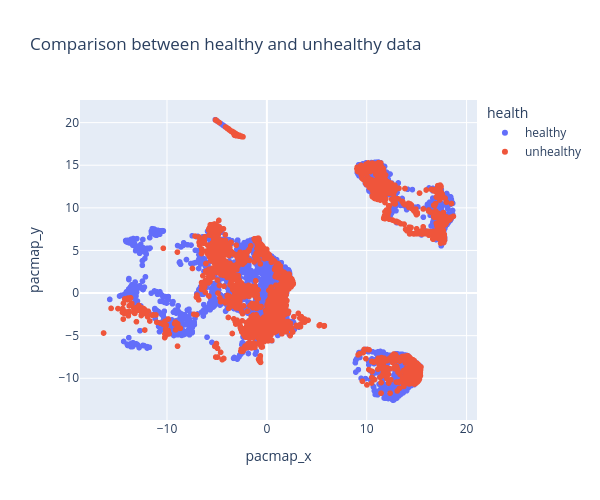

Notebook code cell kept with this figure:
### Code cell
scatterPlot2D(data=pd.concat([a,b]), x='pacmap_x', y='pacmap_y', color='health', title='Comparison between healthy and unhealthy data')

### Figure 1 — Plotly figure (JSON) as saved in the notebook; plotly's stock layout.template omitted (floating-point values rounded to 4 significant figures; data arrays with more than 128 entries replaced by an {"elided": "..."} marker saying what was removed)
{"data": [{"hovertemplate": "health=healthy<br>pacmap_x=%{x}<br>pacmap_y=%{y}<extra></extra>", "legendgroup": "healthy", "marker": {"color": "#636efa", "symbol": "circle"}, "mode": "markers", "name": "healthy", "showlegend": true, "type": "scattergl", "x": {"elided": "4376 float values"}, "xaxis": "x", "y": {"elided": "4376 float values"}, "yaxis": "y"}, {"hovertemplate": "health=unhealthy<br>pacmap_x=%{x}<br>pacmap_y=%{y}<extra></extra>", "legendgroup": "unhealthy", "marker": {"color": "#EF553B", "symbol": "circle"}, "mode": "markers", "name": "unhealthy", "showlegend": true, "type": "scattergl", "x": {"elided": "4376 float values"}, "xaxis": "x", "y": {"elided": "4376 float values"}, "yaxis": "y"}], "layout": {"height": 500, "legend": {"title": {"text": "health"}, "tracegroupgap": 0}, "title": {"text": "Comparison between healthy and unhealthy data"}, "width": 600, "xaxis": {"anchor": "y", "domain": [0, 1], "title": {"text": "pacmap_x"}}, "yaxis": {"anchor": "x", "domain": [0, 1], "title": {"text": "pacmap_y"}}}}
